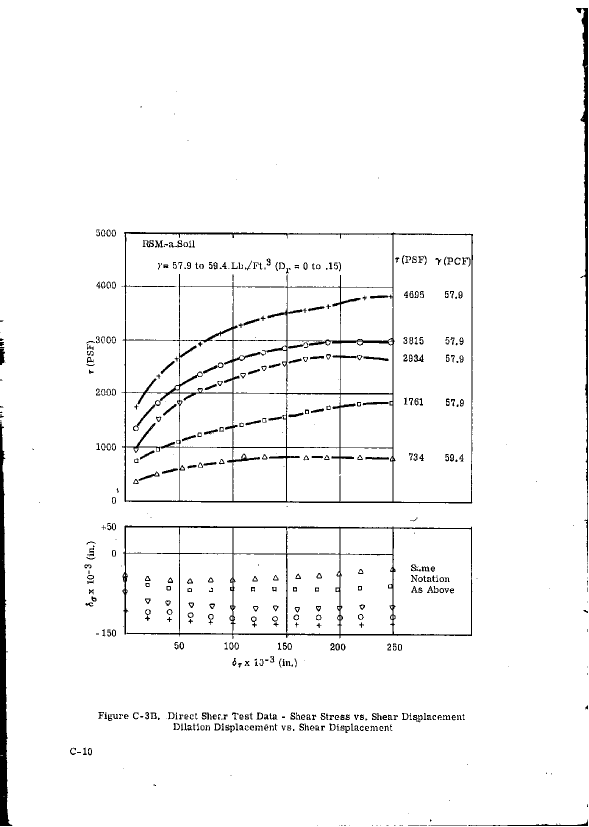
#> input picture img/1968-vol2/p0124.png, 1178 x 1653 px, found by its file name (shown at 1/2 size)
$ python traces.py
#> lines starting #> are read from the running program, lines starting #| are printed output that depends on the picture; after the words box and inside, x2 and y2 are one past the last pixel; in counts of white or black regions, pixels touching at a corner belong together
"""Sample the drawn upper-panel curves every 5 thousandths (nominal u = 686.5 + 5.84 x). A column
that falls on a marker of the series or in a dash gap is shifted by up to +-20 px to the nearest
column with ink (the actual column is what is recorded). Runs are assigned to a series by proximity
to the piecewise-linear interpolation of that series' marker centers, which the curves follow.
Also finds the first and last point of each drawn line and its peak (minimum v among the samples).
Writes points rows (trace + feature) as CSV to stdout; skipped stations to stderr."""
import sys, csv
import numpy as np
from PIL import Image
sys.path.insert(0, "out/FC-3B")
from markers_p1 import M
g = np.array(Image.open("packet/p0124.png").convert("L")) < 128
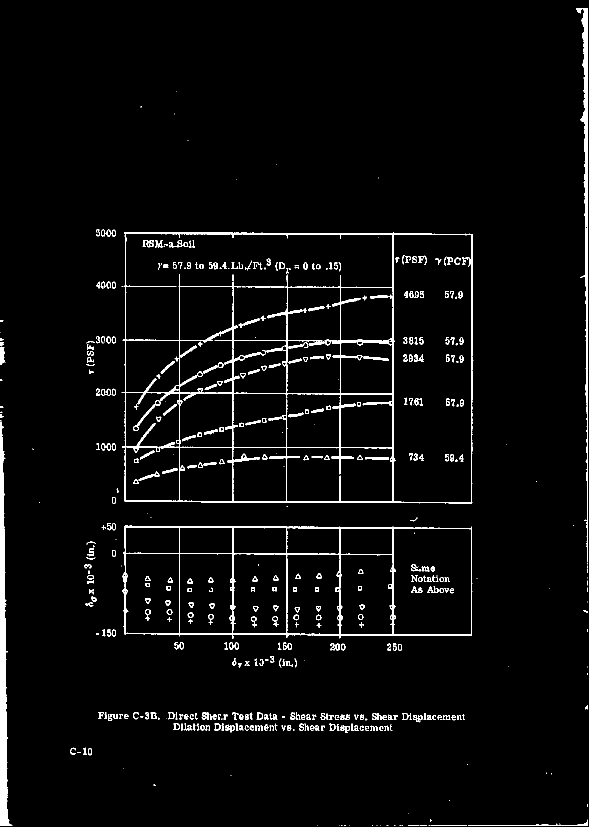
#> g: shape (1653, 1178) bool (shown at 1/2 size); 3.4% white; 531 white regions (145 under 20 px), largest, box (x1, y1, x2, y2) and area: (243, 464, 946, 1007) 19075, (245, 1051, 945, 1278) 8832, (0, 847, 25, 1652) 8672
GRID = [(1270.0, 0.0038), (1561.0, 0.0036), (1854.0, 0.0038), (2141.5, 0.0038), (2437.0, 0.0040), (2733.0, 0.0050)]
VGRID = (978, 1271, 1564, 1855, 2143)
RAD = {"circle": 18, "triangle-down": 15, "triangle-up": 16, "square": 14, "plus": 16}
LINE = 10   # typical thickness of a dash, px
def grid_v(u): return [v0 + s*(u-700) for v0, s in GRID]
def runs_at(u, v0=1500, v1=2728, hw=1):
#> (the run stopped early here; a loop or call above may not have finished)

$ run again, with img/1968-vol2/p0003.png copied over img/1968-vol2/p0124.png
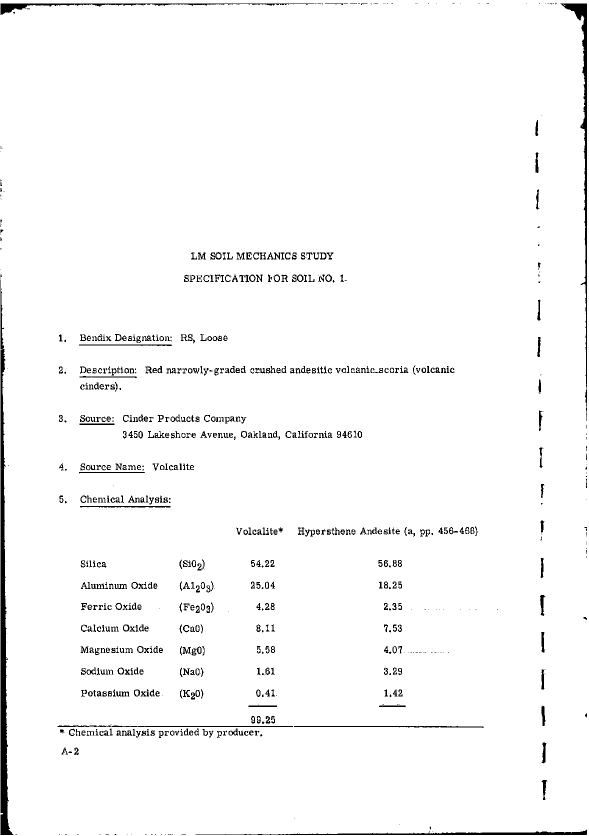
#> input picture img/1968-vol2/p0003.png, 1178 x 1671 px, found by its file name (shown at 1/2 size)
#> `g = np.array(Image.open("packet/p0124.png").convert("L")) < 128`:
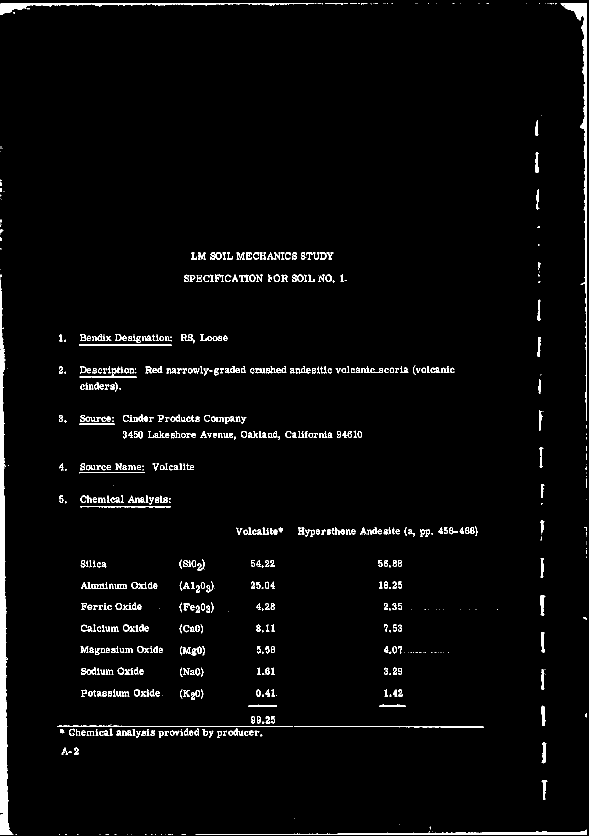
#> g: shape (1671, 1178) bool (shown at 1/2 size); 2.8% white; 763 white regions (242 under 20 px), largest, box (x1, y1, x2, y2) and area: (1, 560, 27, 1670) 9966, (1121, 7, 1174, 842) 4423, (391, 1659, 1174, 1670) 2632

$ run again, with img/1968-vol2/p0004.png copied over img/1968-vol2/p0124.png
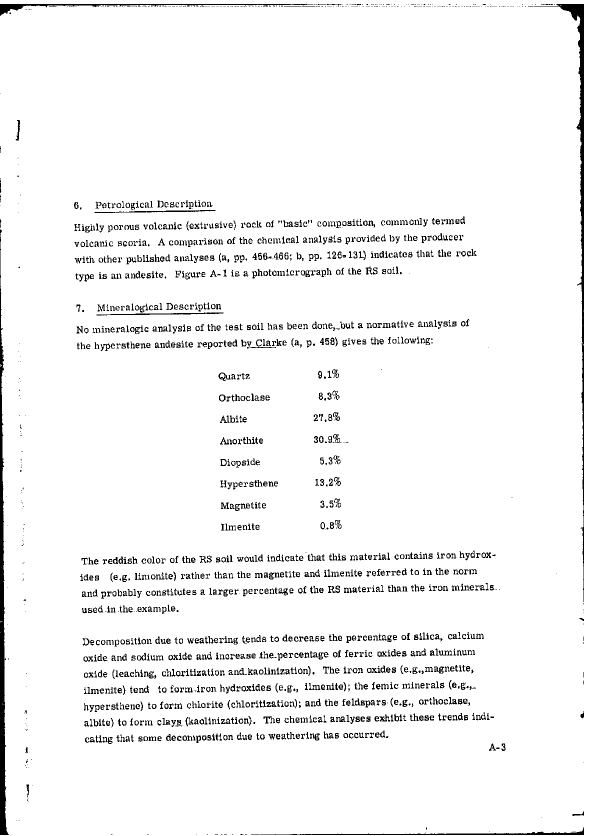
#> input picture img/1968-vol2/p0004.png, 1178 x 1671 px, found by its file name (shown at 1/2 size)
#> `g = np.array(Image.open("packet/p0124.png").convert("L")) < 128`:
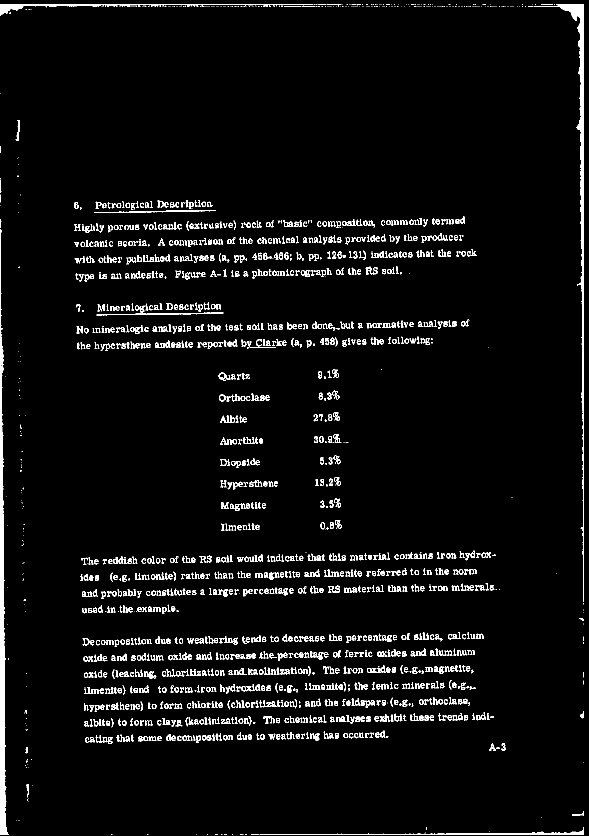
#> g: shape (1671, 1178) bool (shown at 1/2 size); 4.4% white; 1799 white regions (547 under 20 px), largest, box (x1, y1, x2, y2) and area: (0, 458, 18, 1670) 8020, (1068, 8, 1168, 1204) 6629, (0, 8, 627, 32) 2191

$ run again, with img/1968-vol2/p0005.png copied over img/1968-vol2/p0124.png
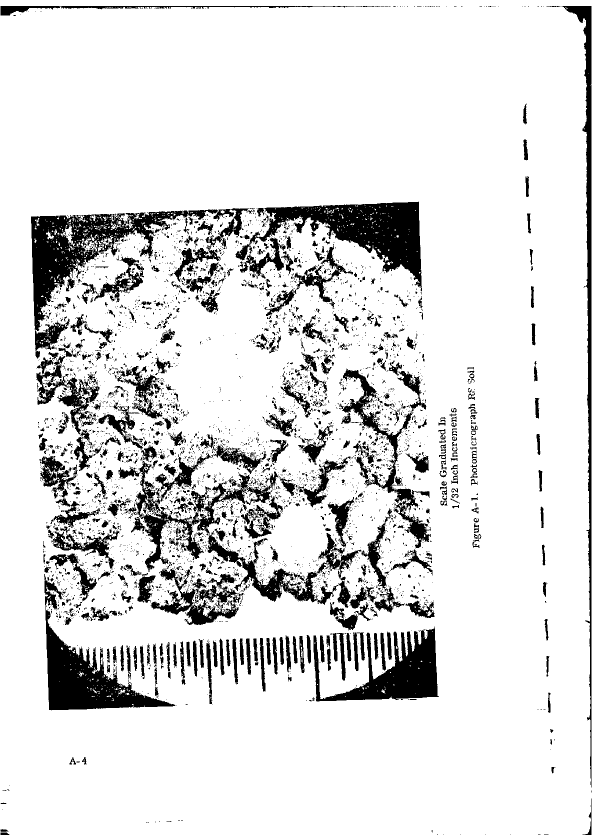
#> input picture img/1968-vol2/p0005.png, 1196 x 1671 px, found by its file name (shown at 1/2 size)
#> `g = np.array(Image.open("packet/p0124.png").convert("L")) < 128`:
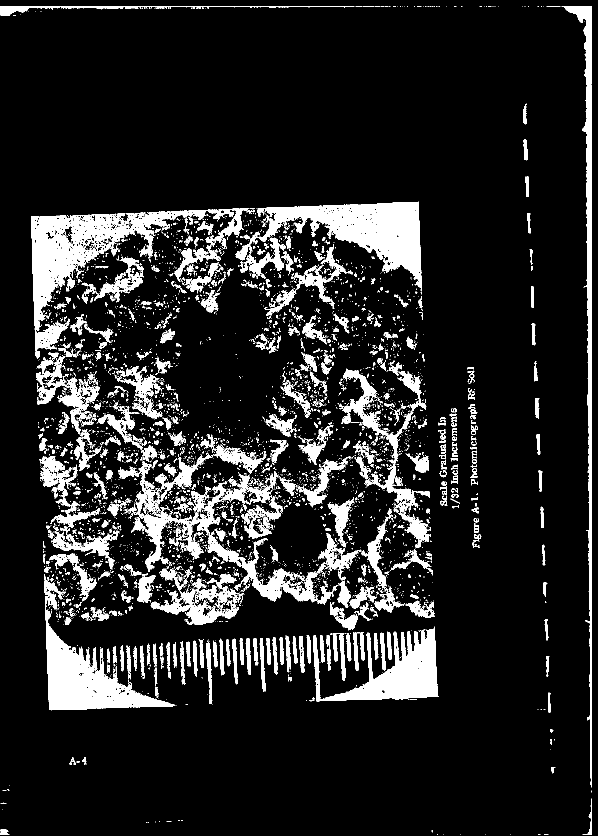
#> g: shape (1671, 1196) bool (shown at 1/2 size); 12.9% white; 4872 white regions (4265 under 20 px), largest, box (x1, y1, x2, y2) and area: (62, 418, 468, 717) 24967, (471, 403, 844, 582) 23679, (88, 1148, 350, 1421) 19021
